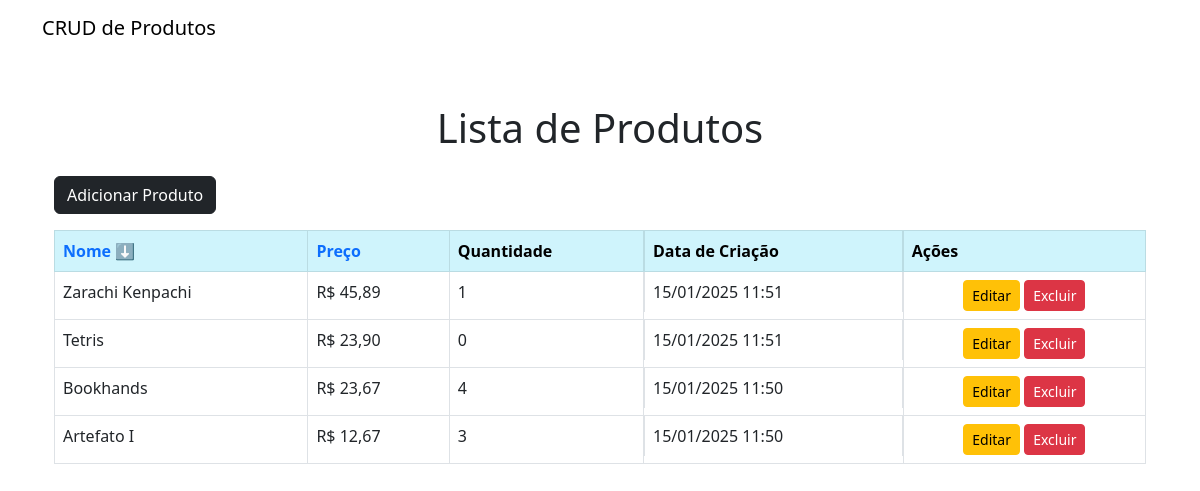
Page /produto/?ordenacao=-nome on the committed database.
### produto/models.py (models this page shows, shortened)
class Produto(models.Model):
    nome = models.CharField(max_length=100)
    preco = models.DecimalField(max_digits=10, decimal_places=2)
    quantidade_estoque = models.PositiveIntegerField()
    data_criacao = models.DateTimeField(auto_now_add=True)

### produto/views.py (the view)
# urls.py: path('', views.lista_produtos, name='lista_produtos'),   # Exibe a lista de produtos.
def lista_produtos(request):
    ordenacao = request.GET.get('ordenacao', 'nome')  # Ordenar por 'nome' por padrão
    if ordenacao not in ['nome', '-nome', 'preco', '-preco']:
        ordenacao = 'nome'
    produtos = Produto.objects.all().order_by(ordenacao)
    ordenacao_nome = 'nome' if ordenacao != 'nome' else '-nome'
    ordenacao_preco = 'preco' if ordenacao != 'preco' else '-preco'
    return render(
        request,
        'produtos/lista_produtos.html',
        {
            'produtos': produtos,
            'ordenacao_nome': ordenacao_nome,
            'ordenacao_preco': ordenacao_preco,
            'ordenacao': ordenacao,
        },
    )

### produto/templates/produtos/lista_produtos.html (shortened to what this page needs)
{% extends 'produtos/base.html' %}
{% block content %}
<div class="container mt-5">
    <h1 class="mb-4 text-center">Lista de Produtos</h1>
    <div class="d-flex justify-content-between align-items-center mb-3">
        <a href="{% url 'produto_criar' %}" class="btn btn-dark">
             Adicionar Produto
        </a>
    </div>
    <div class="table-responsive">
        <table class="table table-hover table-bordered">
            <thead class="table-info">
                <tr>
                    <th>
                        <a href="?ordenacao={{ ordenacao_nome }}" class="text-cyan text-decoration-none">
                            Nome {% if ordenacao == 'nome' %}<i class="fas fa-arrow-up"></i>⬆️{% elif ordenacao == '-nome' %}⬇️{% endif %}
                        </a>
                    </th>
                    <th>
                        <a href="?ordenacao={{ ordenacao_preco }}" class="text-blue text-decoration-none">
                            Preço {% if ordenacao == 'preco' %}<i class="fas fa-arrow-up"></i>⬆️{% elif ordenacao == '-preco' %}<i class="fas fa-arrow-down"></i>⬇️{% endif %}
                        </a>
                    </th>
                    <th>Quantidade</th>
                    <th class="d-none d-sm-block">Data de Criação</th>
                    <th>Ações</th>
                </tr>
            </thead>
            <tbody>
                {% for produto in produtos %}
                <tr>
                    <td>{{ produto.nome }}</td>
                    <td>R$ {{ produto.preco }}</td>
                    <td>{{ produto.quantidade_estoque }}</td>
                    <td class="d-none d-sm-block">{{ produto.data_criacao|date:"d/m/Y H:i" }}</td>
                    <td class="text-center">
                        <a href="{% url 'produto_editar' produto.id %}" class="btn btn-warning btn-sm">
                             Editar
                        </a>
                        <a href="{% url 'produto_deletar' produto.id %}" class="btn btn-danger btn-sm">
                             Excluir
                        </a>
                    </td>
                </tr>
                {% empty %}
                <tr>
                    <td colspan="5" class="text-center">Nenhum produto cadastrado.</td>
                </tr>
                {% endfor %}
            </tbody>
        </table>
    </div>
</div>
{% endblock %}

### rows in the picture
Produto: nome "Zarachi Kenpachi", preco "45,89", quantidade_estoque "1", data_criacao "15/01/2025 11:51"
Produto: nome "Tetris", preco "23,90", quantidade_estoque "0", data_criacao "15/01/2025 11:51"
Produto: nome "Bookhands", preco "23,67", quantidade_estoque "4", data_criacao "15/01/2025 11:50"
Produto: nome "Artefato I", preco "12,67", quantidade_estoque "3", data_criacao "15/01/2025 11:50"
